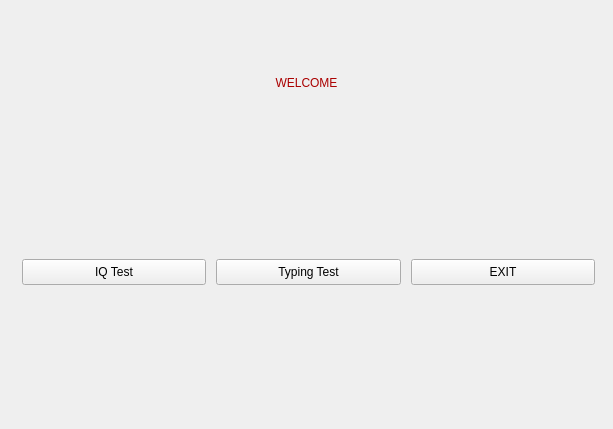
<?xml version="1.0" encoding="UTF-8"?>
<ui version="4.0">
 <class>MainWindow</class>
 <widget class="QMainWindow" name="MainWindow">
  <property name="geometry">
   <rect>
    <x>0</x>
    <y>0</y>
    <width>613</width>
    <height>429</height>
   </rect>
  </property>
  <property name="windowTitle">
   <string>MainWindow</string>
  </property>
  <widget class="QWidget" name="centralwidget">
   <layout class="QHBoxLayout" name="horizontalLayout_2">
    <item>
     <widget class="QStackedWidget" name="stackedWidget">
      <property name="maximumSize">
       <size>
        <width>16777215</width>
        <height>391</height>
       </size>
      </property>
      <property name="styleSheet">
       <string notr="true">background: dark;</string>
      </property>
      <property name="currentIndex">
       <number>0</number>
      </property>
      <widget class="QWidget" name="WelcomePage">
       <layout class="QVBoxLayout" name="verticalLayout">
        <item>
         <widget class="QLabel" name="WelcomeLabel">
          <property name="styleSheet">
           <string notr="true">color: rgb(170, 0, 0);
font: 700 26pt &quot;Segoe Print&quot;;</string>
          </property>
          <property name="text">
           <string>WELCOME</string>
          </property>
          <property name="alignment">
           <set>Qt::AlignmentFlag::AlignCenter</set>
          </property>
         </widget>
        </item>
        <item>
         <widget class="QLabel" name="EmptyLabel">
          <property name="text">
           <string/>
          </property>
         </widget>
        </item>
        <item>
         <layout class="QHBoxLayout" name="horizontalLayout">
          <item>
           <layout class="QVBoxLayout" name="verticalLayout_7"/>
          </item>
          <item>
           <widget class="QPushButton" name="IqBtn">
            <property name="styleSheet">
             <string notr="true">margin-left: 4px;
padding : 5px;
font: 9pt &quot;Sans Serif Collection&quot;;</string>
            </property>
            <property name="text">
             <string>IQ Test</string>
            </property>
           </widget>
          </item>
          <item>
           <widget class="QPushButton" name="TypingTestBtn">
            <property name="styleSheet">
             <string notr="true">margin-left: 4px;
padding : 5px;
font: 9pt &quot;Sans Serif Collection&quot;;</string>
            </property>
            <property name="text">
             <string>Typing Test</string>
            </property>
           </widget>
          </item>
          <item>
           <widget class="QPushButton" name="ExitBtn">
            <property name="styleSheet">
             <string notr="true">margin-left: 4px;
padding : 5px;
font: 9pt &quot;Sans Serif Collection&quot;;</string>
            </property>
            <property name="text">
             <string>EXIT</string>
            </property>
           </widget>
          </item>
          <item>
           <layout class="QVBoxLayout" name="verticalLayout_6">
            <property name="sizeConstraint">
             <enum>QLayout::SizeConstraint::SetMinAndMaxSize</enum>
            </property>
           </layout>
          </item>
         </layout>
        </item>
        <item>
         <widget class="QLabel" name="EmptyLabel_2">
          <property name="text">
           <string/>
          </property>
         </widget>
        </item>
       </layout>
      </widget>
      <widget class="QWidget" name="TypingTest">
       <widget class="QLabel" name="textDisplay">
        <property name="geometry">
         <rect>
          <x>10</x>
          <y>10</y>
          <width>551</width>
          <height>141</height>
         </rect>
        </property>
        <property name="font">
         <font>
          <family>Segoe Print</family>
          <pointsize>14</pointsize>
          <italic>false</italic>
          <bold>true</bold>
         </font>
        </property>
        <property name="styleSheet">
         <string notr="true">color: rgb(170, 0, 0);
font: 700 14pt &quot;Segoe Print&quot;;</string>
        </property>
        <property name="text">
         <string>TextLabel</string>
        </property>
        <property name="alignment">
         <set>Qt::AlignmentFlag::AlignCenter</set>
        </property>
       </widget>
       <widget class="QPushButton" name="startButton">
        <property name="geometry">
         <rect>
          <x>430</x>
          <y>280</y>
          <width>101</width>
          <height>41</height>
         </rect>
        </property>
        <property name="text">
         <string>Start</string>
        </property>
       </widget>
       <widget class="QLabel" name="timerLabel">
        <property name="geometry">
         <rect>
          <x>50</x>
          <y>290</y>
          <width>131</width>
          <height>41</height>
         </rect>
        </property>
        <property name="font">
         <font>
          <pointsize>11</pointsize>
         </font>
        </property>
        <property name="styleSheet">
         <string notr="true">color :  rgb(49, 52, 255);</string>
        </property>
        <property name="text">
         <string/>
        </property>
       </widget>
       <widget class="QTextEdit" name="inputText">
        <property name="geometry">
         <rect>
          <x>30</x>
          <y>160</y>
          <width>521</width>
          <height>31</height>
         </rect>
        </property>
       </widget>
      </widget>
      <widget class="QWidget" name="IqPage">
       <layout class="QGridLayout" name="gridLayout_2">
        <item row="0" column="1">
         <layout class="QVBoxLayout" name="verticalLayout_2">
          <item>
           <widget class="QLabel" name="label">
            <property name="styleSheet">
             <string notr="true">color: rgb(170, 0, 0);
font: 700 26pt &quot;Segoe Print&quot;;</string>
            </property>
            <property name="text">
             <string>IQ Test</string>
            </property>
            <property name="alignment">
             <set>Qt::AlignmentFlag::AlignCenter</set>
            </property>
           </widget>
          </item>
          <item>
           <spacer name="verticalSpacer_4">
            <property name="orientation">
             <enum>Qt::Orientation::Vertical</enum>
            </property>
            <property name="sizeType">
             <enum>QSizePolicy::Policy::Fixed</enum>
            </property>
            <property name="sizeHint" stdset="0">
             <size>
              <width>20</width>
              <height>10</height>
             </size>
            </property>
           </spacer>
          </item>
          <item>
           <widget class="QLabel" name="label_2">
            <property name="font">
             <font>
              <pointsize>14</pointsize>
             </font>
            </property>
            <property name="text">
             <string>Welcome to the Comprehensive Testing Suite!</string>
            </property>
            <property name="alignment">
             <set>Qt::AlignmentFlag::AlignCenter</set>
            </property>
           </widget>
          </item>
          <item>
           <spacer name="verticalSpacer_3">
            <property name="orientation">
             <enum>Qt::Orientation::Vertical</enum>
            </property>
            <property name="sizeType">
             <enum>QSizePolicy::Policy::Fixed</enum>
            </property>
            <property name="sizeHint" stdset="0">
             <size>
              <width>20</width>
              <height>10</height>
             </size>
            </property>
           </spacer>
          </item>
          <item>
           <widget class="QLabel" name="label_3">
            <property name="font">
             <font>
              <pointsize>16</pointsize>
             </font>
            </property>
            <property name="text">
             <string>This application will test your IQ through various questions</string>
            </property>
            <property name="alignment">
             <set>Qt::AlignmentFlag::AlignCenter</set>
            </property>
            <property name="wordWrap">
             <bool>true</bool>
            </property>
           </widget>
          </item>
          <item>
           <widget class="QLabel" name="label_5">
            <property name="font">
             <font>
              <pointsize>24</pointsize>
             </font>
            </property>
            <property name="text">
             <string>Answer 20 random questions</string>
            </property>
            <property name="alignment">
             <set>Qt::AlignmentFlag::AlignCenter</set>
            </property>
           </widget>
          </item>
         </layout>
        </item>
        <item row="1" column="1">
         <layout class="QHBoxLayout" name="horizontalLayout_3">
          <item>
           <spacer name="horizontalSpacer_2">
            <property name="orientation">
             <enum>Qt::Orientation::Horizontal</enum>
            </property>
            <property name="sizeHint" stdset="0">
             <size>
              <width>40</width>
              <height>20</height>
             </size>
            </property>
           </spacer>
          </item>
          <item>
           <widget class="QLabel" name="label_6">
            <property name="font">
             <font>
              <family>Segoe Print</family>
              <pointsize>12</pointsize>
              <bold>true</bold>
             </font>
            </property>
            <property name="text">
             <string>Your Name :</string>
            </property>
            <property name="alignment">
             <set>Qt::AlignmentFlag::AlignCenter</set>
            </property>
           </widget>
          </item>
          <item>
           <widget class="QLineEdit" name="userName"/>
          </item>
          <item>
           <widget class="QPushButton" name="nameBtn">
            <property name="font">
             <font>
              <pointsize>11</pointsize>
             </font>
            </property>
            <property name="text">
             <string>Next</string>
            </property>
           </widget>
          </item>
          <item>
           <spacer name="horizontalSpacer">
            <property name="orientation">
             <enum>Qt::Orientation::Horizontal</enum>
            </property>
            <property name="sizeHint" stdset="0">
             <size>
              <width>40</width>
              <height>20</height>
             </size>
            </property>
           </spacer>
          </item>
         </layout>
        </item>
       </layout>
      </widget>
      <widget class="QWidget" name="IqPage_2">
       <layout class="QVBoxLayout" name="verticalLayout_5">
        <item>
         <layout class="QVBoxLayout" name="verticalLayout_4">
          <item>
           <widget class="QLabel" name="questionNo">
            <property name="font">
             <font>
              <family>Segoe Print</family>
              <pointsize>26</pointsize>
              <italic>false</italic>
              <bold>true</bold>
             </font>
            </property>
            <property name="styleSheet">
             <string notr="true">color: rgb(170, 0, 0);
font: 700 26pt &quot;Segoe Print&quot;;</string>
            </property>
            <property name="text">
             <string>TextLabel</string>
            </property>
            <property name="alignment">
             <set>Qt::AlignmentFlag::AlignCenter</set>
            </property>
           </widget>
          </item>
          <item>
           <widget class="QLabel" name="question">
            <property name="font">
             <font>
              <pointsize>14</pointsize>
             </font>
            </property>
            <property name="text">
             <string>TextLabel</string>
            </property>
            <property name="wordWrap">
             <bool>true</bool>
            </property>
           </widget>
          </item>
          <item>
           <spacer name="horizontalSpacer_3">
            <property name="orientation">
             <enum>Qt::Orientation::Horizontal</enum>
            </property>
            <property name="sizeHint" stdset="0">
             <size>
              <width>40</width>
              <height>20</height>
             </size>
            </property>
           </spacer>
          </item>
         </layout>
        </item>
        <item>
         <layout class="QGridLayout" name="gridLayout">
          <item row="4" column="0">
           <spacer name="verticalSpacer">
            <property name="orientation">
             <enum>Qt::Orientation::Vertical</enum>
            </property>
            <property name="sizeType">
             <enum>QSizePolicy::Policy::Fixed</enum>
            </property>
            <property name="sizeHint" stdset="0">
             <size>
              <width>20</width>
              <height>40</height>
             </size>
            </property>
           </spacer>
          </item>
          <item row="3" column="0">
           <widget class="QCheckBox" name="Option_D">
            <property name="font">
             <font>
              <pointsize>12</pointsize>
             </font>
            </property>
            <property name="text">
             <string>CheckBox</string>
            </property>
           </widget>
          </item>
          <item row="2" column="0">
           <widget class="QCheckBox" name="Option_C">
            <property name="font">
             <font>
              <pointsize>12</pointsize>
             </font>
            </property>
            <property name="text">
             <string>CheckBox</string>
            </property>
           </widget>
          </item>
          <item row="5" column="0">
           <widget class="QLabel" name="ansNeeded">
            <property name="font">
             <font>
              <pointsize>12</pointsize>
             </font>
            </property>
            <property name="text">
             <string/>
            </property>
           </widget>
          </item>
          <item row="6" column="0">
           <widget class="QPushButton" name="ansBtn">
            <property name="font">
             <font>
              <pointsize>12</pointsize>
              <italic>true</italic>
              <bold>true</bold>
             </font>
            </property>
            <property name="text">
             <string>Next</string>
            </property>
           </widget>
          </item>
          <item row="1" column="0">
           <widget class="QCheckBox" name="Option_B">
            <property name="font">
             <font>
              <pointsize>12</pointsize>
             </font>
            </property>
            <property name="text">
             <string>CheckBox</string>
            </property>
           </widget>
          </item>
          <item row="0" column="0">
           <widget class="QCheckBox" name="Option_A">
            <property name="font">
             <font>
              <pointsize>12</pointsize>
             </font>
            </property>
            <property name="text">
             <string>CheckBox</string>
            </property>
           </widget>
          </item>
         </layout>
        </item>
       </layout>
      </widget>
      <widget class="QWidget" name="IqPage_3">
       <layout class="QVBoxLayout" name="verticalLayout_3">
        <item>
         <widget class="QLabel" name="label_4">
          <property name="font">
           <font>
            <family>Rockwell</family>
            <pointsize>16</pointsize>
            <bold>true</bold>
           </font>
          </property>
          <property name="styleSheet">
           <string notr="true">color: rgb(170, 0, 0);</string>
          </property>
          <property name="text">
           <string>RESULT</string>
          </property>
          <property name="alignment">
           <set>Qt::AlignmentFlag::AlignCenter</set>
          </property>
         </widget>
        </item>
        <item>
         <layout class="QHBoxLayout" name="horizontalLayout_4">
          <item>
           <widget class="QLabel" name="label_7">
            <property name="font">
             <font>
              <pointsize>14</pointsize>
             </font>
            </property>
            <property name="text">
             <string>Name:</string>
            </property>
            <property name="alignment">
             <set>Qt::AlignmentFlag::AlignCenter</set>
            </property>
           </widget>
          </item>
          <item>
           <widget class="QLabel" name="name">
            <property name="font">
             <font>
              <pointsize>14</pointsize>
             </font>
            </property>
            <property name="text">
             <string>TextLabel</string>
            </property>
           </widget>
          </item>
         </layout>
        </item>
        <item>
         <layout class="QHBoxLayout" name="horizontalLayout_5">
          <item>
           <widget class="QLabel" name="label_9">
            <property name="font">
             <font>
              <pointsize>14</pointsize>
             </font>
            </property>
            <property name="text">
             <string>Score: </string>
            </property>
            <property name="alignment">
             <set>Qt::AlignmentFlag::AlignCenter</set>
            </property>
           </widget>
          </item>
          <item>
           <widget class="QLabel" name="score">
            <property name="font">
             <font>
              <pointsize>14</pointsize>
             </font>
            </property>
            <property name="text">
             <string>TextLabel</string>
            </property>
           </widget>
          </item>
         </layout>
        </item>
        <item>
         <layout class="QHBoxLayout" name="horizontalLayout_6">
          <item>
           <widget class="QLabel" name="label_11">
            <property name="font">
             <font>
              <pointsize>12</pointsize>
             </font>
            </property>
            <property name="text">
             <string>Your Calculated IQ appears to be :</string>
            </property>
            <property name="alignment">
             <set>Qt::AlignmentFlag::AlignCenter</set>
            </property>
           </widget>
          </item>
          <item>
           <widget class="QLabel" name="iq">
            <property name="font">
             <font>
              <pointsize>14</pointsize>
              <italic>true</italic>
              <bold>true</bold>
             </font>
            </property>
            <property name="styleSheet">
             <string notr="true">color:rgb(170, 0, 0) ;</string>
            </property>
            <property name="text">
             <string>TextLabel</string>
            </property>
           </widget>
          </item>
         </layout>
        </item>
        <item>
         <layout class="QHBoxLayout" name="horizontalLayout_7">
          <item>
           <widget class="QPushButton" name="pushButton">
            <property name="sizePolicy">
             <sizepolicy hsizetype="Minimum" vsizetype="Ignored">
              <horstretch>0</horstretch>
              <verstretch>0</verstretch>
             </sizepolicy>
            </property>
            <property name="font">
             <font>
              <pointsize>11</pointsize>
              <bold>true</bold>
             </font>
            </property>
            <property name="text">
             <string>Back to Menu</string>
            </property>
           </widget>
          </item>
         </layout>
        </item>
       </layout>
      </widget>
     </widget>
    </item>
   </layout>
  </widget>
 </widget>
 <tabstops>
  <tabstop>TypingTestBtn</tabstop>
 </tabstops>
 <resources/>
 <connections/>
</ui>
